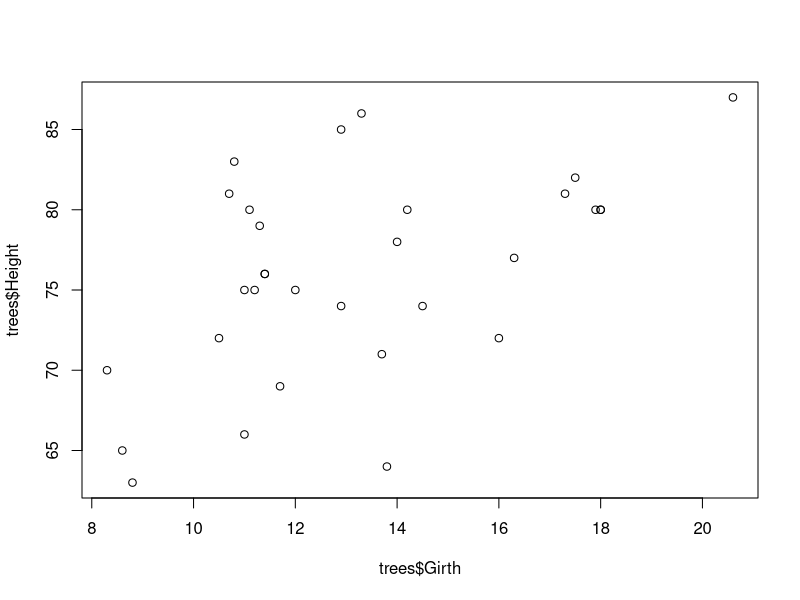
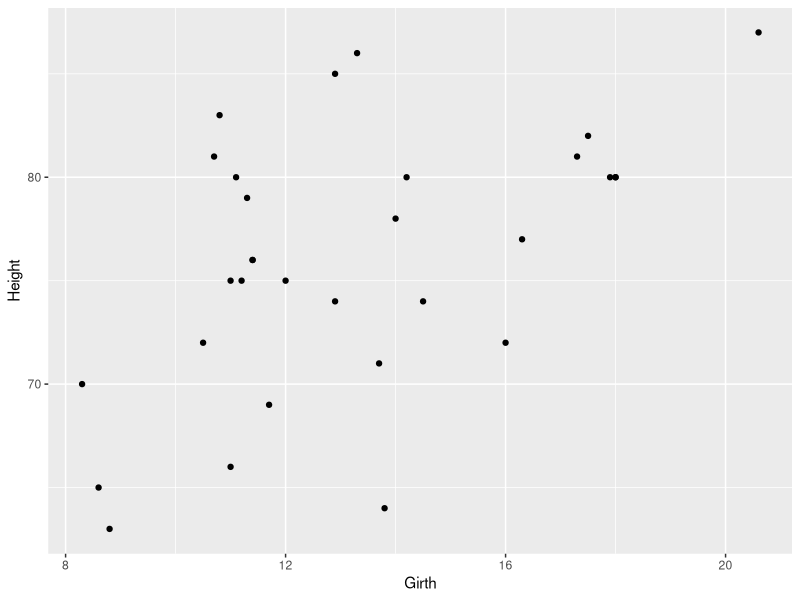

Write R code to recreate these figures, in order.
#Things about Little Trees :)
data(trees)
head(trees)
dim(trees)
#Just plotting using my little base 
plot(trees$Girth,trees$Height)

library(ggplot2)
ggplot(trees, aes(x=Girth, y=Height)) + geom_point()
